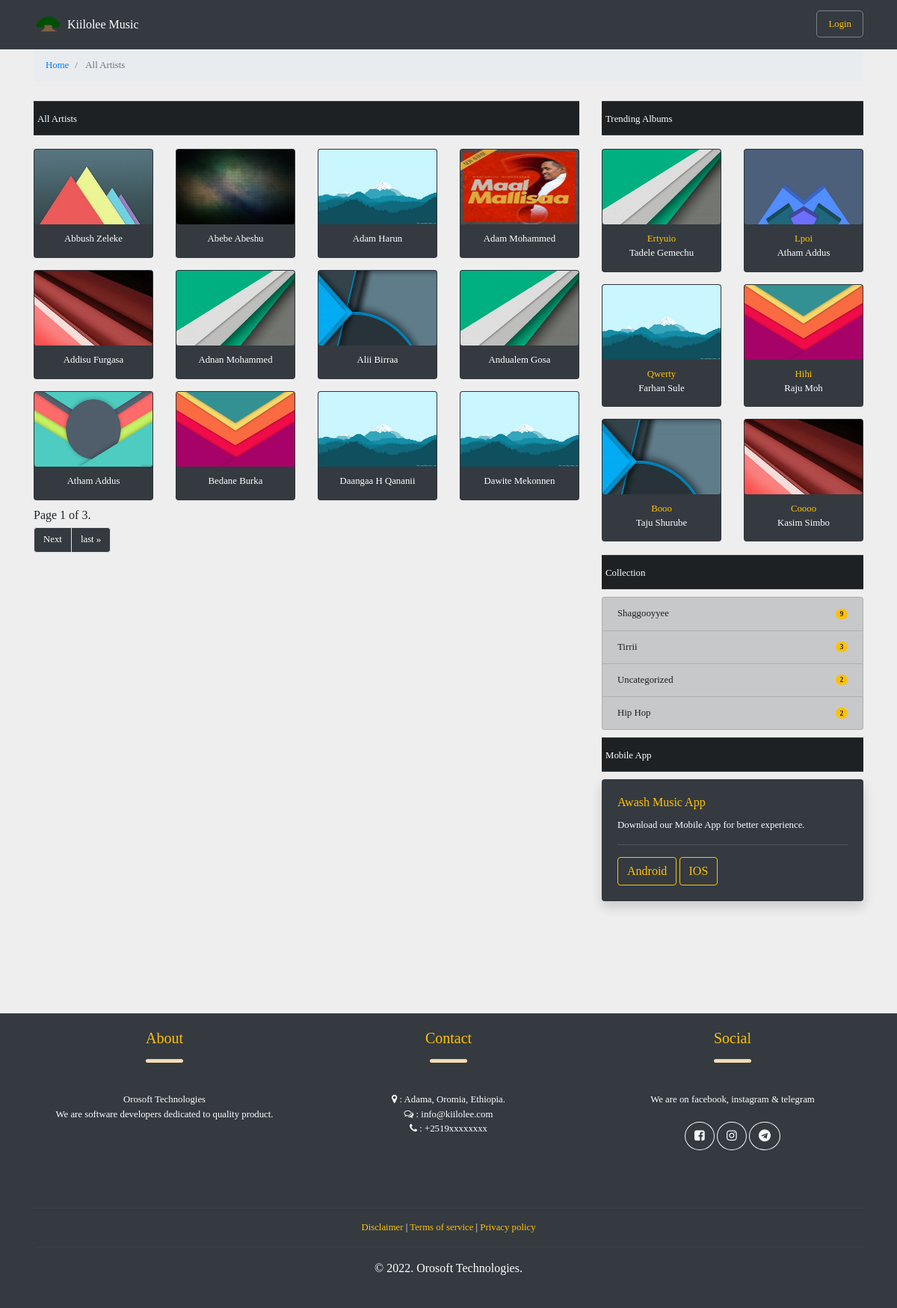
Screenshot of /artists/ with the database file from the repository.
### music/models.py (models this page shows, shortened)
class Artist(models.Model):
    art_firstname = models.CharField(max_length=50)
    art_lastname = models.CharField(max_length=50)
    art_username = models.CharField(max_length=50, unique=True)
    art_about = models.TextField(max_length=1000, blank=True)
    art_meta_tags = models.TextField(max_length=1000, blank=True, default="-")
    added_date = models.DateTimeField( blank=True, null=True )
    art_prof_pic = models.FileField(upload_to=image_directory_path,
        validators=[FileExtensionValidator(
                        ['jpg','png','gif']
                    )]
    )
    class Meta:
        ordering = ['art_username']
        verbose_name_plural = "    Artists"
    @property
    def full_name(self):
        return '%s %s' % (self.art_firstname, self.art_lastname)

class Album(models.Model):
    alb_title = models.CharField(max_length=50)
    alb_slug = models.CharField(max_length=50)
    alb_about = models.CharField(max_length=1000, blank=True, null=True)
    alb_release_date = models.DateTimeField( auto_now=True, blank=True, null=True )
    alb_views = models.BigIntegerField(default=1)
    alb_meta_tags = models.TextField(max_length=1000, blank=True, default="-")
    alb_cover = models.FileField(upload_to=image_directory_path,
        validators=[FileExtensionValidator(
                        ['jpg','png','gif']
                    )]
    )
    artist = models.ForeignKey(
        Artist,
        on_delete=models.CASCADE
    )
    class Meta:
        ordering = ['alb_title']
        verbose_name_plural = "   Albums"

class Category(models.Model):
    cat_name = models.CharField(max_length=50)
    cat_slug = models.CharField(max_length=50, unique=True )
    cat_cover_pic = models.FileField(upload_to=image_directory_path,
        validators=[FileExtensionValidator(
                        ['jpg','png','gif']
                    )]
    )
    class Meta:
        verbose_name_plural = "Categories"

### music/views.py (the view)
# urls.py: path('artists/', views.all_artists, name="all_artists" ),
def all_artists(request):
    all_artists = Artist.objects.order_by('art_username')
    categories = Category.objects.all()
    paginator = Paginator(all_artists, 12)
    page_number = request.GET.get('art')
    artists = paginator.get_page(page_number)
    trending_albums = Album.objects.order_by(
            'alb_release_date'
        ).exclude(
            alb_title = 'singles'
        ) [:6]
    template = loader.get_template('music/all_artists.html')
    context = {
        'artists': artists,
        'trending_albums': trending_albums,
        'categories':categories,
    }
    return HttpResponse( template.render(context, request) )

### music/templates/music/all_artists.html (shortened to what this page needs)
{% extends 'base_layout.html' %}
{% block content %}
<div class="container">
    <div class="row">
        <div class="col-12 " style="padding: -10px; ">
            <ul class="breadcrumb small">
                <li class="breadcrumb-item"><a href="/"> Home </a></li>
                <li class="breadcrumb-item active"> All Artists </li>
            </ul>
        </div>
        <div class="col-12 col-sm-12 col-md-8">
            <div class="mheading">
                <span class="text-white small">All Artists</span>
            </div>
            <div class="row">
                {% for artist in artists %}
                <div class="col-4 col-sm-4 col-md-4 col-lg-3 mt-2 mb-2 card-click">
                    <a href="{% url 'music:artist_page' artist=artist.art_username %}" class="no-underline">
                        <div class="card mcard bg-dark text-white">
                            <img class="card-img " src="/media/{{ artist.art_prof_pic }}" alt="Art image"
                                style="height: 100px;">
                            <div class="card-body text-center">
                                <p class="card-text small" style="margin: -10px;">
                                    {{ artist.full_name | title }}
                                </p>
                            </div>
                        </div>
                    </a>
                </div>
                {% endfor %}
            </div>
            <span class="current">
                Page {{ artists.number }} of {{ artists.paginator.num_pages }}.
            </span>
            <ul class="pagination mt-1">
                {% if artists.has_next %}
                <li class="page-item small"><a class="page-link bg-dark text-white"
                        href="?art={{ artists.next_page_number }}">Next</a></li>
                <li class="page-item small"><a class="page-link bg-dark text-white"
                        href="?art={{ artists.paginator.num_pages }}">last &raquo;</a></li>
                {% endif %}
            </ul>
        </div>
        <div class="col-12 col-sm-12 col-md-4">
            <div class="mheading">
                <span class="text-white small">Trending Albums</span>
            </div>
            <div class="row">
                {% for album in trending_albums %}
                <div class="col-4 col-sm-4 col-md-12 col-lg-6 mt-2 mb-2 card-click">
                    <a href="{% url 'music:album_page' artist=album.artist.art_username album=album.alb_slug %}"
                        class="no-underline">
                        <div class="card mcard bg-dark text-white">
                            <img class="card-img " src="/media/{{ album.alb_cover }}" alt="Art image"
                                style="height: 100px;">
                            <div class="card-body text-center">
                                <p class="card-text small" style="margin: -10px;">
                                    <span class="text-warning"> {{ album.alb_title | title }} </span> <br>
                                    {{ album.artist.full_name | title }}
                                </p>
                            </div>
                        </div>
                    </a>
                </div>
                {% endfor %}
            </div>
            <div class="mheading">
                <span class="text-white small">Collection</span>
            </div>
            <div class="row">
                <div class="col">
                    <div class="list-group  ">
                        {% for category in categories %}
                        <a href="{% url 'music:category_slug' category=category.cat_slug %}"
                            class="list-group-item d-flex justify-content-between align-items-center list-group-item-action list-group-item-dark small">
                            {{ category.cat_name | title }}
                            <span class="badge badge-warning badge-pill"> {{ category.song_set.all.count }} </span>
                        </a>
                        {% endfor %}
                    </div>
                </div>
            </div>
            <div class="mheading">
                <span class="text-white small">Mobile App</span>
            </div>
            <div class="row">
                <div class="col">
                    <div class="card bg-dark text-white shadow ">
                        <div class="card-body">
                            <h6 class="card-title text-warning">Awash Music App</h6>
                            <div class="card-text small">Download our Mobile App for better experience.
                                <hr style="background-color: rgba(255, 255, 255, 0.171);">
                                <span>
                                    <a href="#" class="btn text-warning border-warning">Android</a>
                                </span>
                                <span>
                                    <a href="#" class="btn text-warning border-warning">IOS</a>
                                </span>
                            </div>
                        </div>
                    </div>
                </div>
            </div>
        </div>
    </div>
</div>
{% endblock %}

### templates/base_layout.html (shortened to what this page needs)
{% load static from staticfiles %}
<!DOCTYPE html>
<html>
<head>
    <link rel="stylesheet" href="{% static 'style.css' %}">
    <link rel="stylesheet" href="{% static 'font-awesome/css/font-awesome.min.css' %}">
    <link rel="stylesheet" type="text/css" href="{% static 'bootstrap/css/bootstrap.min.css' %}">
</head>
<body>
    <nav class="navbar navbar-expand-sm bg-dark navbar-dark">
        <div class="container">
            <ul class="navbar-nav ">
                <a class="navbar-brand" href="/">
                    <img src="{% static 'odaa.png'%}" alt="Logo" style="width:40px;">
                    <span class="navbar-text text-white small ">
                        Kiilolee Music
                    </span>
                </a>
            </ul>
            <div class="navbar-text text-white small ">
                {% if user.is_authenticated %}
                <div class="dropdown dropleft ">
                    <i class="fa fa-user fa-1x text-success text-center circularborder d-flex flex-wrap align-items-center justify-content-center"
                        data-toggle="dropdown"></i>
                    <!-- <div type="button" class="text-warning dropdown-toggle" data-toggle="dropdown">
                        {{ user.username }}
                    </div> -->
                    <div class="dropdown-menu bg-dark">
                        <!-- <div class="dropdown-header text-warning">{{ user.username }}</div>
                        <hr> -->
                        <a class="dropdown-item" href="{% url 'accounts:user-home' %}">Profile</a>
                        <form action="{% url 'accounts:logout' %}" method="POST">
                            {% csrf_token %}
                            <button class="dropdown-item" type=" submit" value="Logout">
                                Logout
                            </button>
                        </form>
                    </div>
                </div>
                {% else %}
                <a class="mbtn" href="{% url 'accounts:login' %}">Login</a>
                {% endif %}
            </div>
        </div>
    </nav>
    {%block content%}{%endblock%}
    <div style="height: 150px;">
    </div>
    <div class=" bg-dark">
        <div class="container text-center">
            <div class="row pt-3 pb-3">
                <div class="col-12 col-sm-12 col-md-4 col-lg-4 card-margin-tb">
                    <h5 class=" text-warning">About</h5>
                    <hr style="width: 50px; height: 4px; background-color: wheat; border-radius: 5px;">
                    <p class="text-white small p-4">Orosoft Technologies<br>
                        We are software developers dedicated to quality product.
                    </p>
                </div>
                <div class="col-12 col-sm-12 col-md-4 col-lg-4 card-margin-tb">
                    <h5 class=" text-warning" id="contact">Contact</h5>
                    <hr style="width: 50px; height: 4px; background-color: wheat; border-radius: 5px;">
                    <p class="text-white small p-4">
                        <i class="fa fa-map-marker"> </i> : Adama, Oromia, Ethiopia. <br>
                        <i class="fa fa-comments-o"> </i> : info@kiilolee.com <br>
                        <i class="fa fa-phone"> </i> : +2519xxxxxxxx <br>
                    </p>
                </div>
                <div class="col-12 col-sm-12 col-md-4 col-lg-4 card-margin-tb">
                    <h5 class=" text-warning">Social</h5>
                    <hr style="width: 50px; height: 4px; background-color: wheat; border-radius: 5px;">
                    <p class="text-white small p-4">
                        We are on facebook, instagram & telegram <br><br>
                        <a class="btn btn-outline-light text-center rounded-circle aa"
                            href=" http://www.facebook.com/orosoft">
                            <i class="fa fa-facebook-square"></i>
                        </a>
                        <a class="btn btn-outline-light text-center rounded-circle aa"
                            href="http://www.instagram.com/orosoft_tech">
                            <i class="fa fa-instagram"></i>
                        </a>
                        <a class="btn btn-outline-light text-center rounded-circle aa" href="http://t.me/orosoft">
                            <i class="fa fa-telegram"></i>
                        </a>
                    </p>
                </div>
            </div>
            <div class="text-white">
                <hr style="background-color: rgba(87, 87, 87, 0.496);">
                <p class="small text-white">
                    <a href="{% url 'pages:showpage' 'disclaimer' %}" class="no-underline text-warning">
                        Disclaimer
                    </a>
                    |
                    <a href="{% url 'pages:showpage' 'tos' %}" class="no-underline text-warning">
                        Terms of service
                    </a>
                    |
                    <a href="{% url 'pages:showpage' 'privacy_policy' %}" class="no-underline text-warning">
                        Privacy policy
                    </a>
                </p>
                <hr style="background-color: rgba(87, 87, 87, 0.496);">
                <p>&copy; 2022. Orosoft Technologies. </p>
            </div>
        </div>
        <div style="height: 25px;"></div>
    </div>
</body>
</html>

### static/style.css (style rules this page uses)
* { font-family: 'verdana'; }
body { background-color: #eee !important; }
.mheading { margin: 10px 0px; border-top: 1px solid rgba(128, 128, 128, 0.3); border-bottom: 1px solid rgba(128, 128, 128, 0.3); padding: 10px 5px; background-color: #1d2124; }
.card-margin-tb { margin-top: 5px; margin-bottom: 5px; }
.mcard { border-bottom: 5px solid transparent !important; }
.mbtn { border: 1px solid #f1f1f164; padding: 10px 15px; border-radius: 5px; color: #ffc107 !important; }

### rows the page displays
Artist: art_prof_pic (picture), full_name "Abbush Zeleke"
Artist: art_prof_pic (picture), full_name "Abebe Abeshu"
Artist: art_prof_pic (picture), full_name "Adam Harun"
Artist: art_prof_pic (picture), full_name "Adam Mohammed"
Artist: art_prof_pic (picture), full_name "Addisu Furgasa"
Artist: art_prof_pic (picture), full_name "Adnan Mohammed"
Artist: art_prof_pic (picture), full_name "Alii Birraa"
Artist: art_prof_pic (picture), full_name "Andualem Gosa"
Artist: art_prof_pic (picture), full_name "Atham Addus"
Artist: art_prof_pic (picture), full_name "Bedane Burka"
Artist: art_prof_pic (picture), full_name "Daangaa H Qananii"
Artist: art_prof_pic (picture), full_name "Dawite Mekonnen"
Album: alb_cover (picture), alb_title "Ertyuio", artist.full_name "Tadele Gemechu"
Album: alb_cover (picture), alb_title "Lpoi", artist.full_name "Atham Addus"
Album: alb_cover (picture), alb_title "Qwerty", artist.full_name "Farhan Sule"
Album: alb_cover (picture), alb_title "Hihi", artist.full_name "Raju Moh"
Album: alb_cover (picture), alb_title "Booo", artist.full_name "Taju Shurube"
Album: alb_cover (picture), alb_title "Coooo", artist.full_name "Kasim Simbo"
Category: cat_name "Shaggooyyee", song_set.all.count "9"
Category: cat_name "Tirrii", song_set.all.count "3"
Category: cat_name "Uncategorized", song_set.all.count "2"
Category: cat_name "Hip Hop", song_set.all.count "2"

### other values shown
{{ artists.number }} "1"
{{ artists.paginator.num_pages }} "3"
